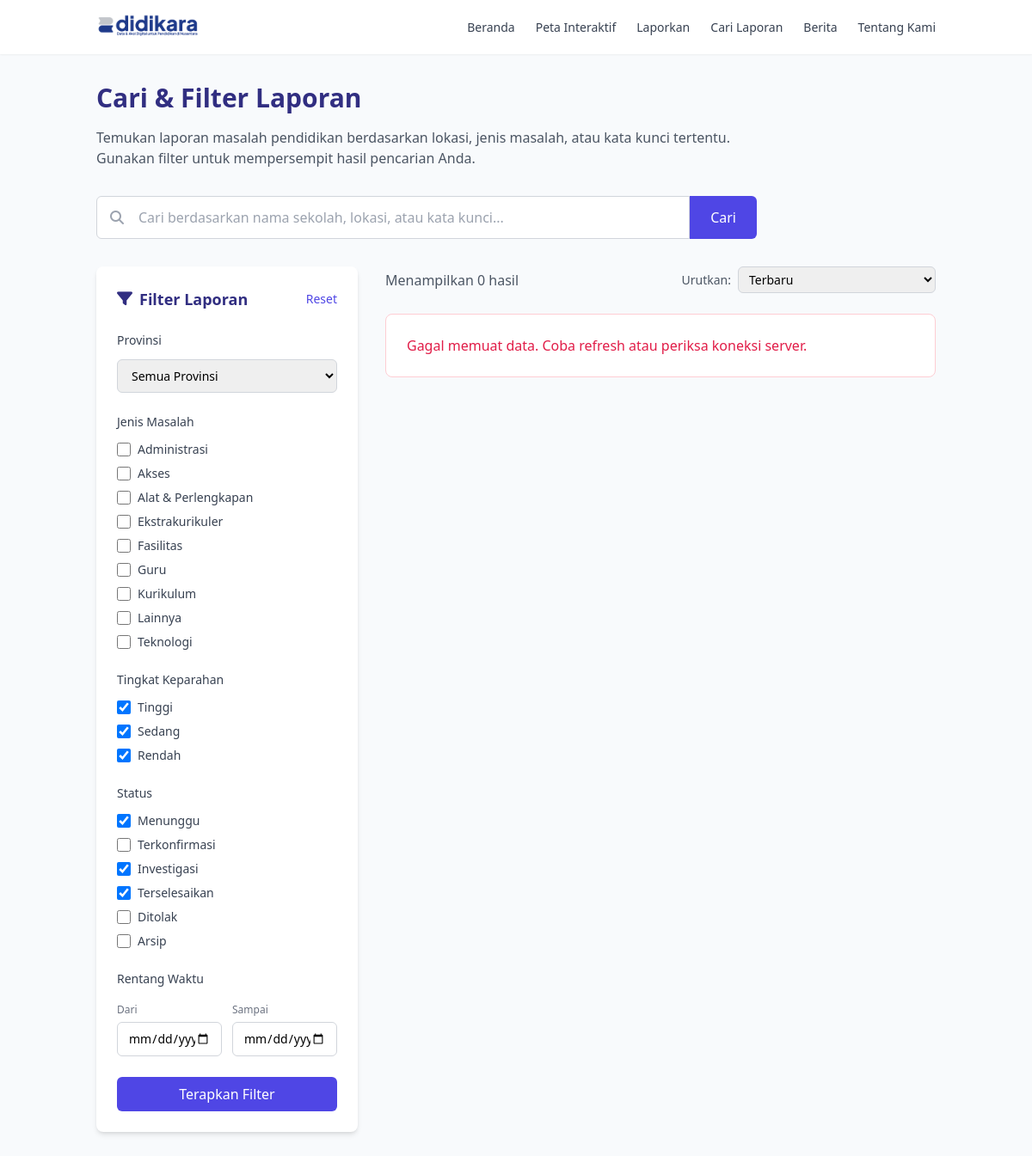
/?page=search, run on the app's committed database.
### tables this page shows
CREATE TABLE `issue_types` (
  `id` tinyint(3) unsigned NOT NULL AUTO_INCREMENT,
  `slug` varchar(60) NOT NULL,
  `name` varchar(120) NOT NULL,
  PRIMARY KEY (`id`),
  UNIQUE KEY `slug` (`slug`)
);

### users/search/search.php (the view, shortened to what this page needs)
<?php
require_once __DIR__ . '/../../config/database.php';
$issues    = $pdo->query("SELECT slug, name FROM issue_types ORDER BY name ASC")->fetchAll(PDO::FETCH_ASSOC);
function e($s)
{
    return htmlspecialchars((string)$s, ENT_QUOTES, 'UTF-8');
}
?>
<div class="pt-24 pb-16 min-h-screen">
    <div class="container mx-auto px-4 md:px-6">
        <div class="mb-8">
            <h1 class="text-2xl md:text-3xl font-bold text-indigo-900 mb-4">Cari & Filter Laporan</h1>
            <p class="text-gray-600 max-w-3xl">
                Temukan laporan masalah pendidikan berdasarkan lokasi, jenis masalah, atau kata kunci tertentu.
                Gunakan filter untuk mempersempit hasil pencarian Anda.
            </p>
        </div>
        <div class="mb-8">
            <form id="search-form" class="flex w-full max-w-3xl" onsubmit="return false;">
                <div class="relative flex-grow">
                    <input
                        id="q"
                        name="q"
                        type="text"
                        placeholder="Cari berdasarkan nama sekolah, lokasi, atau kata kunci..."
                        class="w-full px-4 py-3 pl-12 rounded-l-md border border-gray-300 focus:outline-none focus:ring-2 focus:ring-indigo-500 focus:border-indigo-500" />
                    <i class="fas fa-search absolute left-4 top-1/2 transform -translate-y-1/2 text-gray-400"></i>
                </div>
                <button
                    id="btn-search"
                    type="submit"
                    class="bg-indigo-600 hover:bg-indigo-700 text-white px-6 py-3 rounded-r-md transition-colors">
                    Cari
                </button>
            </form>
        </div>
        <div class="grid grid-cols-1 md:grid-cols-3 gap-8">
            <aside id="filter-sidebar" class="hidden md:block">
                <div class="bg-white rounded-lg shadow-md p-6">
                    <div class="flex items-center justify-between mb-6">
                        <h3 class="text-lg font-semibold text-indigo-900 flex items-center">
                            <i class="fas fa-filter mr-2"></i> Filter Laporan
                        </h3>
                        <button id="btn-reset" type="button" class="text-sm text-indigo-600 hover:text-indigo-800">Reset</button>
                    </div>
                    <div class="space-y-6">
                        <div>
                            <h4 class="text-sm font-medium text-gray-700 mb-3">Provinsi</h4>
                            <select id="f-province" name="province" class="w-full px-3 py-2 text-sm rounded-md border border-gray-300 focus:outline-none focus:ring-2 focus:ring-indigo-500 focus:border-indigo-500">
                                <option value="">Semua Provinsi</option>
                            </select>
                        </div>
                        <div>
                            <h4 class="text-sm font-medium text-gray-700 mb-3">Jenis Masalah</h4>
                            <div id="issue-group" class="space-y-2">
                                <?php foreach ($issues as $it): ?>
                                    <label class="flex items-center">
                                        <input type="checkbox" name="issue[]" value="<?= e($it['slug']) ?>" class="form-checkbox h-4 w-4 text-indigo-600 rounded" />
                                        <span class="ml-2 text-sm text-gray-700"><?= e($it['name']) ?></span>
                                    </label>
                                <?php endforeach; ?>
                            </div>
                        </div>
                        <div>
                            <h4 class="text-sm font-medium text-gray-700 mb-3">Tingkat Keparahan</h4>
                            <div class="space-y-2">
                                <?php foreach (['high' => 'Tinggi', 'medium' => 'Sedang', 'low' => 'Rendah'] as $val => $label): ?>
                                    <label class="flex items-center">
                                        <input type="checkbox" name="severity[]" value="<?= $val ?>" class="form-checkbox h-4 w-4 text-indigo-600 rounded" checked />
                                        <span class="ml-2 text-sm text-gray-700"><?= $label ?></span>
                                    </label>
                                <?php endforeach; ?>
                            </div>
                        </div>
                        <div>
                            <h4 class="text-sm font-medium text-gray-700 mb-3">Status</h4>
                            <div class="space-y-2">
                                <?php
                                $statusList = [
                                    'pending' => 'Menunggu',
                                    'confirmed' => 'Terkonfirmasi',
                                    'investigating' => 'Investigasi',
                                    'resolved' => 'Terselesaikan',
                                    'rejected' => 'Ditolak',
                                    'archived' => 'Arsip'
                                ];
                                foreach ($statusList as $val => $label): ?>
                                    <label class="flex items-center">
                                        <input type="checkbox" name="status[]" value="<?= $val ?>" class="form-checkbox h-4 w-4 text-indigo-600 rounded" <?= in_array($val, ['pending', 'investigating', 'resolved']) ? 'checked' : '' ?> />
                                        <span class="ml-2 text-sm text-gray-700"><?= $label ?></span>
                                    </label>
                                <?php endforeach; ?>
                            </div>
                        </div>
                        <div>
                            <h4 class="text-sm font-medium text-gray-700 mb-3">Rentang Waktu</h4>
                            <div class="grid grid-cols-2 gap-3">
                                <div>
                                    <label class="text-xs text-gray-500">Dari</label>
                                    <input id="date_from" type="date" class="w-full mt-1 px-3 py-2 text-sm rounded-md border border-gray-300 focus:outline-none focus:ring-2 focus:ring-indigo-500 focus:border-indigo-500" />
                                </div>
                                <div>
                                    <label class="text-xs text-gray-500">Sampai</label>
                                    <input id="date_to" type="date" class="w-full mt-1 px-3 py-2 text-sm rounded-md border border-gray-300 focus:outline-none focus:ring-2 focus:ring-indigo-500 focus:border-indigo-500" />
                                </div>
                            </div>
                        </div>
                        <button id="btn-apply" class="w-full px-4 py-2 bg-indigo-600 hover:bg-indigo-700 text-white rounded-md font-medium transition-colors">
                            Terapkan Filter
                        </button>
                    </div>
                </div>
            </aside>
            <section class="md:col-span-2">
                <div class="space-y-6">
                    <div class="flex justify-between items-center">
                        <p id="result-count" class="text-gray-600 text-sm md:text-base">Menampilkan 0 hasil</p>
                        <div class="flex items-center space-x-2">
                            <span class="text-sm text-gray-600">Urutkan:</span>
                            <select id="sort" class="text-sm border border-gray-300 rounded-md px-2 py-1 focus:outline-none focus:ring-2 focus:ring-indigo-500 focus:border-indigo-500">
                                <option value="newest">Terbaru</option>
                            </select>
                        </div>
                    </div>
                    <div id="results" class="space-y-4">
                    </div>
                </div>
            </section>
        </div>
    </div>
</div>

### data on the page
issue_types: name "Administrasi"
issue_types: name "Akses"
issue_types: name "Alat & Perlengkapan"
issue_types: name "Ekstrakurikuler"
issue_types: name "Fasilitas"
issue_types: name "Guru"
issue_types: name "Kurikulum"
issue_types: name "Lainnya"
issue_types: name "Teknologi"

### other printed values
$label "Tinggi"
$label "Sedang"
$label "Rendah"
$label "Menunggu"
$label "Terkonfirmasi"
$label "Investigasi"
$label "Terselesaikan"
$label "Ditolak"
$label "Arsip"
